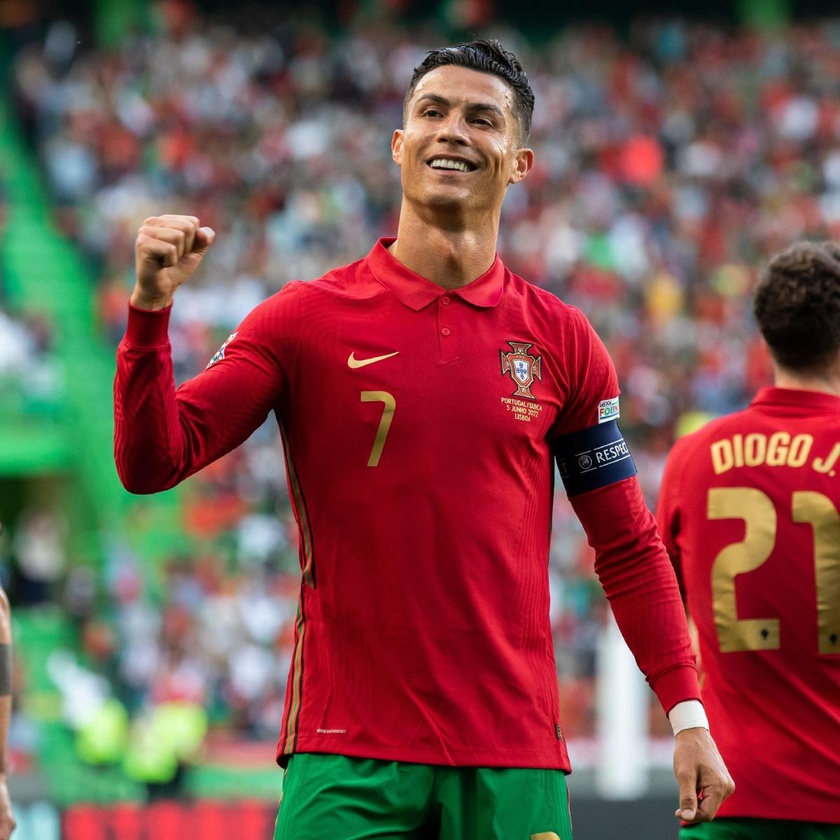
#> input picture face-detection-opencv/ronaldo.jpg, 840 x 840 px, shrunk from 1200 x 1200 before the run
$ python detection.py
#> lines starting #> are read from the running program, lines starting #| are printed output that depends on the picture; after the words box and inside, x2 and y2 are one past the last pixel; in counts of white or black regions, pixels touching at a corner belong together
import cv2
face_cascade = cv2.CascadeClassifier(cv2.data.haarcascades + 'haarcascade_frontalface_default.xml')
image = cv2.imread('ronaldo.jpg')
#> image is the input picture: shape (840, 840, 3); mean B, G, R 77.8, 80.8, 123.3
gray_image = cv2.cvtColor(image, cv2.COLOR_BGR2GRAY)
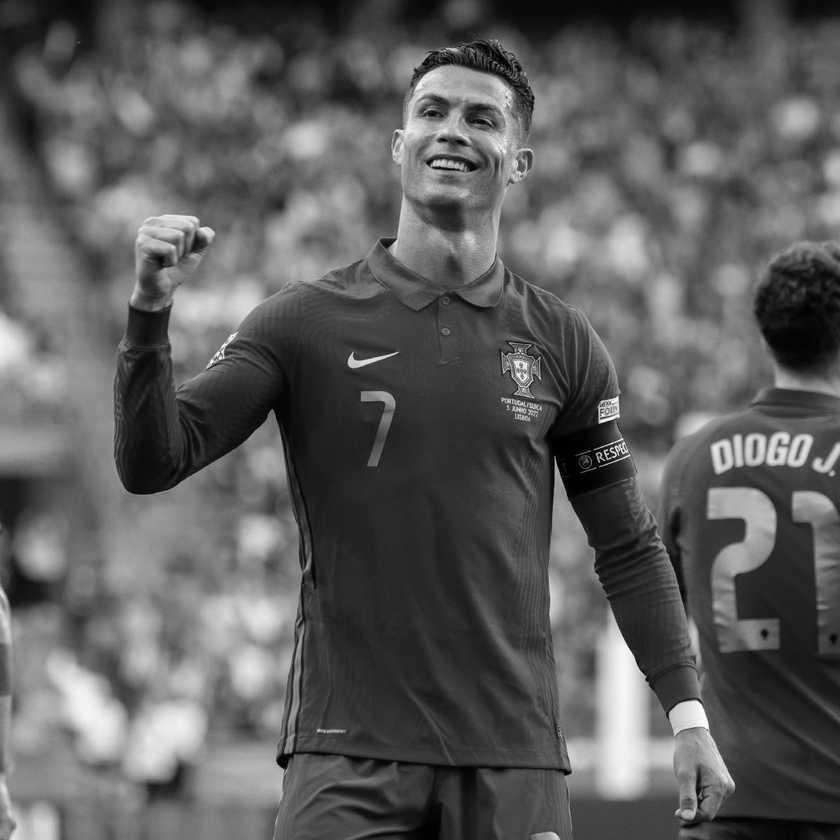
#> gray_image: shape (840, 840); min 0, max 254, mean 93.2
faces = face_cascade.detectMultiScale(gray_image, scaleFactor=1.2, minNeighbors=8, minSize=(30, 30))
#> faces = [[388, 62, 136, 136]]
for (x, y, w, h) in faces:
    cv2.rectangle(image, (x, y), (x+w, y+h), (0, 255, 0), 3)
#> this loop made 1 pass
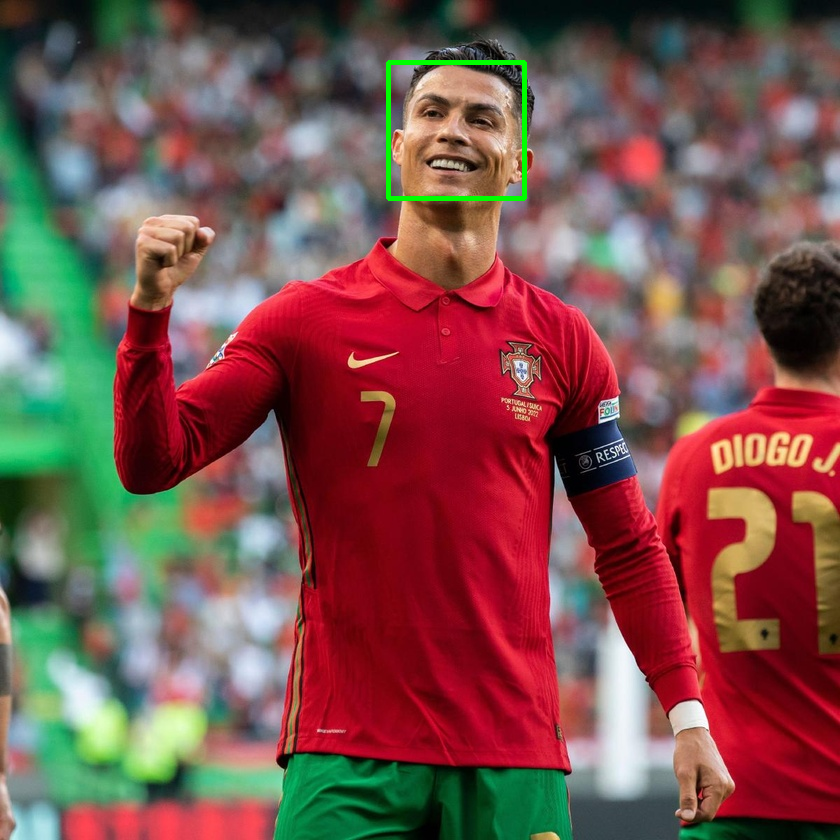
#> image: shape (840, 840, 3); 0.38% of pixels changed, all inside (x1, y1, x2, y2) = (386, 60, 527, 201)
cv2.imshow('Face Detection', image)
while True:
    if cv2.waitKey(1) & 0xFF == ord('q'):
#> (key q is pressed here)
        break
cv2.destroyAllWindows()
